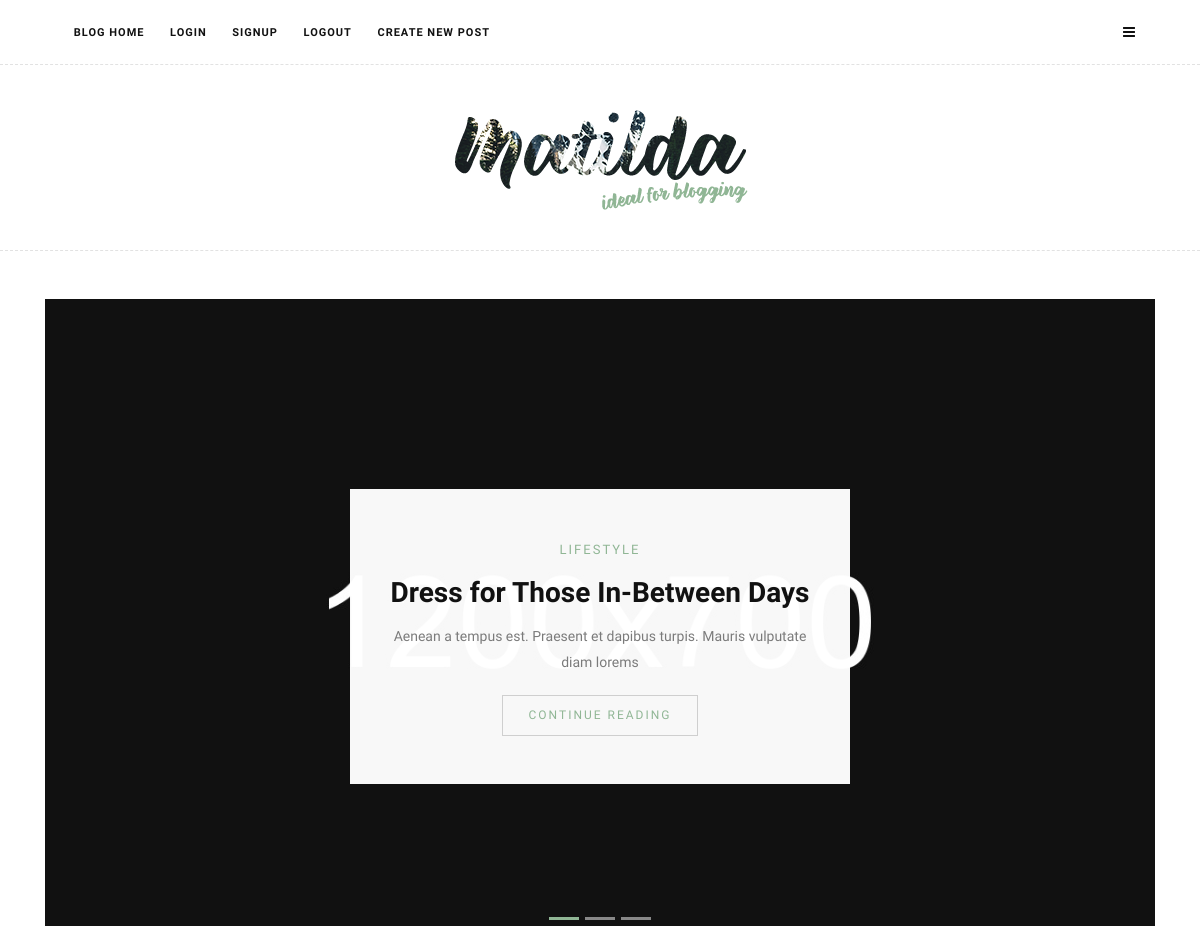
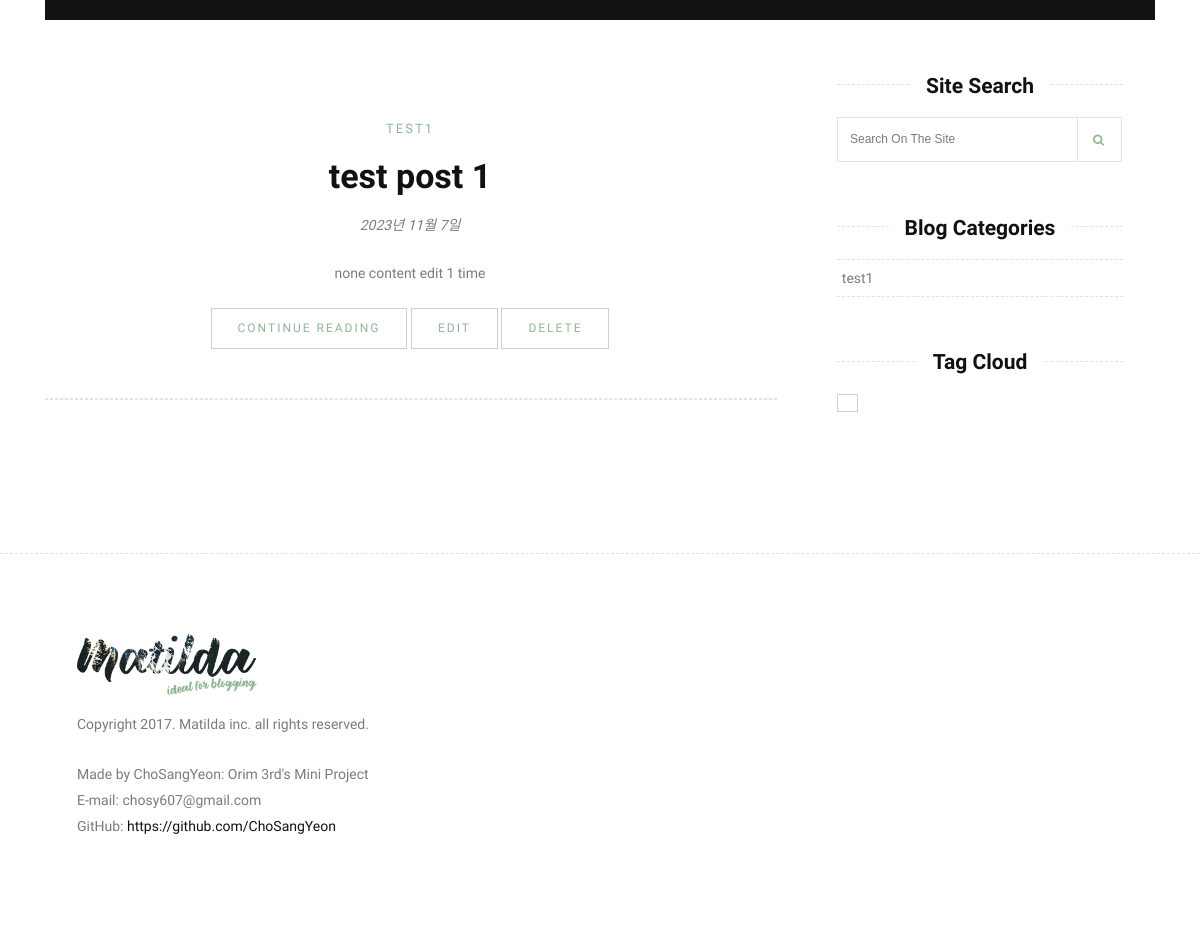
Screenshot of /blog/ with the database file from the repository (2 pictures, top to bottom).
### blog/models.py (models this page shows, shortened)
class Post(models.Model):
    author = models.ForeignKey(User, on_delete=models.CASCADE, related_name='posts')
    title = models.CharField(max_length=100)
    content = models.TextField()
    thumb_image = models.ImageField(upload_to='blog/images/%Y/%m/%d/', blank=True)
    file_upload = models.FileField(upload_to='blog/files/%Y/%m/%d/', blank=True)
    created_at = models.DateTimeField(auto_now_add=True)
    updated_at = models.DateField(auto_now=True)
    view_count = models.PositiveIntegerField(default=0)
    tags = models.ManyToManyField('Tag', blank=True)
    viewed_by = models.ManyToManyField(User, blank=True)
    category = models.ForeignKey('Category', on_delete=models.SET_NULL, null=True, blank=True)

class Category(models.Model):
    name = models.CharField(max_length=50, unique=True)
    def __str__(self):
        return self.name

### blog/views.py (the view)
class PostListView(ListView):
    model = Post
    template_name = 'post_list.html'
    context_object_name = 'post_list'
    ordering = ['-created_at']
    def get_queryset(self):
        qs = super().get_queryset()
        q = self.request.GET.get('q', '')
        if q:
            qs = qs.filter(title__icontains=q)
        return qs

### templates/blog/post_list.html (shortened to what this page needs)
{% extends 'base.html' %}
{% block content %}
{% load static %}
<section class="slider-section">
    <div class="container">
        <div class="row">
            <div class="col-md-12">
                <div class="bd-example">
                    <div id="carouselExampleCaptions" class="carousel slide" data-ride="carousel">
                        <ol class="carousel-indicators">
                            <li data-target="#carouselExampleCaptions" data-slide-to="0" class="active"></li>
                            <li data-target="#carouselExampleCaptions" data-slide-to="1"></li>
                            <li data-target="#carouselExampleCaptions" data-slide-to="2"></li>
                        </ol>
                        <div class="carousel-inner" role="listbox">
                            <div class="carousel-item active">
                                <div class="carousel-caption d-none d-md-block">
                                    <span class="cat-title">Lifestyle</span>
                                    <h3>Dress for Those In-Between Days</h3>
                                    <p> Aenean a tempus est. Praesent et dapibus turpis. Mauris vulputate diam lorems</p>
                                    <div class="blog-bottom text-center">
                                        <a href="single.html" class="btn btn-primary">Continue Reading</a>
                                    </div>
                                </div>
                            </div>
                        </div>
                    </div>
                </div>
            </div>
        </div>
    </div>
</section>
<section class="site-section">
    <div class="container">
        <div class="row">
            <div class="content col-lg-8">
                {% for post in post_list %}
                <div class="blog-box clearfix">
                    <div class="blog-desc text-center">
                        <span class="cat-title">{{ post.category }}</span>
                        <h4><a href="{% url 'blog:post_detail' post.pk %}" title="">{{ post.title }}</a></h4>
                        <div class="blog-meta">
                            <p>{{ post.updated_at }}</p>
                        </div>
                        <p>{{ post.content }}</p>
                        <div class="blog-bottom text-center">
                            <a href="{% url 'blog:post_detail' post.pk %}" class="btn btn-primary">Continue Reading</a>
                            <a href="{% url 'blog:post_edit' post.pk %}" class="btn btn-primary">edit</a>
                            <a href="{% url 'blog:post_delete' post.pk %}" class="btn btn-primary">delete</a>
                        </div>
                        <div class="blog-social clearfix"><hr></div>
                    </div>
                </div>
                {% endfor %}
            </div>
            <div class="sidebar col-lg-4">
                <div class="widget clearfix">
                    <div class="widget-title">
                        <h3><span>Site Search</span></h3>
                    </div>
                    <form action="" method="GET" class="form-inline search-form">
                        <div class="form-group">
                            <input type="text" class="form-control" placeholder="Search on the site" name="q" value="{{ request.GET.q }}">
                            <button type="submit" class="btn btn-primary"><i class="fa fa-search"></i></button>
                        </div>
                    </form>
                </div>
                <div class="widget clearfix">
                    <div class="widget-title">
                        <h3><span>Blog Categories</span></h3>
                    </div>
                    <div class="category-widget">
                        <ul>
                            {% for post in post_list %}
                            <li><a href="{% url 'blog:post_detail' post.pk %}">{{ post.category }}</a></li>
                            {% endfor %}
                        </ul>
                    </div>
                </div>
                <div class="widget clearfix">
                    <div class="widget-title">
                        <h3><span>Tag Cloud</span></h3>
                    </div>
                    <div class="tag-widget">
                        {% for post in post_list %}
                            <a href="{% url 'blog:post_detail' post.pk %}">{{ post.tag }}</a>
                        {% endfor %}
                    </div>
                </div>
            </div>
        </div>
    </div>
</section>
{% endblock %}

### rows the page displays
Post: category "TEST1", title "test post 1", updated_at "2023년 11월 7일", content "none content edit 1 time", category "test1"
